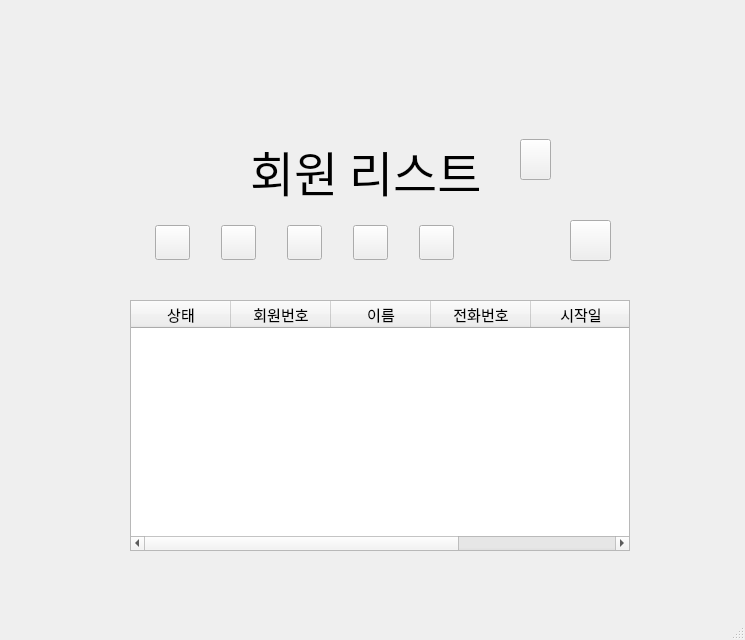
<?xml version="1.0" encoding="UTF-8"?>
<ui version="4.0">
 <class>MainWindow</class>
 <widget class="QMainWindow" name="MainWindow">
  <property name="geometry">
   <rect>
    <x>0</x>
    <y>0</y>
    <width>745</width>
    <height>640</height>
   </rect>
  </property>
  <property name="windowTitle">
   <string>MainWindow</string>
  </property>
  <widget class="QWidget" name="centralwidget">
   <widget class="QLabel" name="label">
    <property name="geometry">
     <rect>
      <x>250</x>
      <y>140</y>
      <width>231</width>
      <height>61</height>
     </rect>
    </property>
    <property name="font">
     <font>
      <family>배달의민족 한나체 Pro</family>
      <pointsize>36</pointsize>
     </font>
    </property>
    <property name="text">
     <string>회원 리스트</string>
    </property>
   </widget>
   <widget class="QPushButton" name="pushButton">
    <property name="geometry">
     <rect>
      <x>520</x>
      <y>139</y>
      <width>31</width>
      <height>41</height>
     </rect>
    </property>
    <property name="text">
     <string/>
    </property>
    <property name="icon">
     <iconset>
      <normaloff>../../../xampp/htdocs/image/exit.png</normaloff>../../../xampp/htdocs/image/exit.png</iconset>
    </property>
    <property name="iconSize">
     <size>
      <width>30</width>
      <height>55</height>
     </size>
    </property>
   </widget>
   <widget class="QPushButton" name="pushButton_7">
    <property name="geometry">
     <rect>
      <x>570</x>
      <y>220</y>
      <width>41</width>
      <height>41</height>
     </rect>
    </property>
    <property name="text">
     <string/>
    </property>
    <property name="icon">
     <iconset>
      <normaloff>img/user (1).png</normaloff>img/user (1).png</iconset>
    </property>
    <property name="iconSize">
     <size>
      <width>33</width>
      <height>33</height>
     </size>
    </property>
   </widget>
   <widget class="QTableWidget" name="tableWidget">
    <property name="geometry">
     <rect>
      <x>130</x>
      <y>300</y>
      <width>500</width>
      <height>251</height>
     </rect>
    </property>
    <property name="maximumSize">
     <size>
      <width>500</width>
      <height>16777215</height>
     </size>
    </property>
    <property name="font">
     <font>
      <family>LG PC</family>
      <pointsize>11</pointsize>
     </font>
    </property>
    <property name="sizeAdjustPolicy">
     <enum>QAbstractScrollArea::AdjustToContents</enum>
    </property>
    <property name="verticalScrollMode">
     <enum>QAbstractItemView::ScrollPerPixel</enum>
    </property>
    <property name="rowCount">
     <number>0</number>
    </property>
    <column>
     <property name="text">
      <string>상태</string>
     </property>
     <property name="font">
      <font>
       <family>LG PC</family>
       <pointsize>11</pointsize>
      </font>
     </property>
    </column>
    <column>
     <property name="text">
      <string>회원번호</string>
     </property>
     <property name="font">
      <font>
       <family>LG PC</family>
       <pointsize>11</pointsize>
      </font>
     </property>
    </column>
    <column>
     <property name="text">
      <string>이름</string>
     </property>
     <property name="font">
      <font>
       <family>LG PC</family>
       <pointsize>11</pointsize>
      </font>
     </property>
    </column>
    <column>
     <property name="text">
      <string>전화번호</string>
     </property>
     <property name="font">
      <font>
       <family>LG PC</family>
       <pointsize>11</pointsize>
      </font>
     </property>
    </column>
    <column>
     <property name="text">
      <string>시작일</string>
     </property>
     <property name="font">
      <font>
       <family>LG PC</family>
       <pointsize>11</pointsize>
      </font>
     </property>
    </column>
    <column>
     <property name="text">
      <string>종료일</string>
     </property>
     <property name="font">
      <font>
       <family>LG PC</family>
       <pointsize>11</pointsize>
      </font>
     </property>
    </column>
   </widget>
   <widget class="QWidget" name="horizontalLayoutWidget">
    <property name="geometry">
     <rect>
      <x>130</x>
      <y>220</y>
      <width>351</width>
      <height>45</height>
     </rect>
    </property>
    <layout class="QHBoxLayout" name="horizontalLayout">
     <item>
      <widget class="QPushButton" name="pushButton_2">
       <property name="maximumSize">
        <size>
         <width>35</width>
         <height>35</height>
        </size>
       </property>
       <property name="text">
        <string/>
       </property>
       <property name="icon">
        <iconset>
         <normaloff>img/memo.png</normaloff>img/memo.png</iconset>
       </property>
       <property name="iconSize">
        <size>
         <width>35</width>
         <height>35</height>
        </size>
       </property>
      </widget>
     </item>
     <item>
      <widget class="QPushButton" name="pushButton_3">
       <property name="maximumSize">
        <size>
         <width>35</width>
         <height>35</height>
        </size>
       </property>
       <property name="text">
        <string/>
       </property>
       <property name="icon">
        <iconset>
         <normaloff>img/submit (1).png</normaloff>img/submit (1).png</iconset>
       </property>
       <property name="iconSize">
        <size>
         <width>33</width>
         <height>33</height>
        </size>
       </property>
      </widget>
     </item>
     <item>
      <widget class="QPushButton" name="pushButton_4">
       <property name="maximumSize">
        <size>
         <width>35</width>
         <height>35</height>
        </size>
       </property>
       <property name="text">
        <string/>
       </property>
       <property name="icon">
        <iconset>
         <normaloff>img/give-money.png</normaloff>img/give-money.png</iconset>
       </property>
       <property name="iconSize">
        <size>
         <width>33</width>
         <height>33</height>
        </size>
       </property>
      </widget>
     </item>
     <item>
      <widget class="QPushButton" name="pushButton_5">
       <property name="maximumSize">
        <size>
         <width>35</width>
         <height>35</height>
        </size>
       </property>
       <property name="text">
        <string/>
       </property>
       <property name="icon">
        <iconset>
         <normaloff>img/pause.png</normaloff>img/pause.png</iconset>
       </property>
       <property name="iconSize">
        <size>
         <width>33</width>
         <height>33</height>
        </size>
       </property>
      </widget>
     </item>
     <item>
      <widget class="QPushButton" name="pushButton_6">
       <property name="maximumSize">
        <size>
         <width>35</width>
         <height>35</height>
        </size>
       </property>
       <property name="text">
        <string/>
       </property>
       <property name="icon">
        <iconset>
         <normaloff>img/pngegg.png</normaloff>img/pngegg.png</iconset>
       </property>
       <property name="iconSize">
        <size>
         <width>33</width>
         <height>33</height>
        </size>
       </property>
      </widget>
     </item>
    </layout>
   </widget>
  </widget>
  <widget class="QMenuBar" name="menubar">
   <property name="geometry">
    <rect>
     <x>0</x>
     <y>0</y>
     <width>745</width>
     <height>21</height>
    </rect>
   </property>
  </widget>
  <widget class="QStatusBar" name="statusbar"/>
 </widget>
 <resources/>
 <connections>
  <connection>
   <sender>pushButton</sender>
   <signal>clicked()</signal>
   <receiver>MainWindow</receiver>
   <slot>close()</slot>
   <hints>
    <hint type="sourcelabel">
     <x>528</x>
     <y>182</y>
    </hint>
    <hint type="destinationlabel">
     <x>526</x>
     <y>131</y>
    </hint>
   </hints>
  </connection>
  <connection>
   <sender>pushButton_7</sender>
   <signal>clicked()</signal>
   <receiver>MainWindow</receiver>
   <slot>signUp()</slot>
   <hints>
    <hint type="sourcelabel">
     <x>603</x>
     <y>257</y>
    </hint>
    <hint type="destinationlabel">
     <x>647</x>
     <y>252</y>
    </hint>
   </hints>
  </connection>
  <connection>
   <sender>pushButton_2</sender>
   <signal>clicked()</signal>
   <receiver>MainWindow</receiver>
   <slot>detailInfo()</slot>
   <hints>
    <hint type="sourcelabel">
     <x>173</x>
     <y>262</y>
    </hint>
    <hint type="destinationlabel">
     <x>86</x>
     <y>235</y>
    </hint>
   </hints>
  </connection>
 </connections>
 <slots>
  <slot>closeFile()</slot>
  <slot>signUp()</slot>
  <slot>detailInfo()</slot>
 </slots>
</ui>
